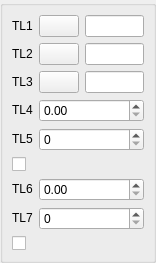
<ui version="4.0" >
 <class>DlgRef_3Sel4Spin2Check_QTD</class>
 <widget class="QWidget" name="DlgRef_3Sel4Spin2Check_QTD" >
  <property name="geometry" >
   <rect>
    <x>0</x>
    <y>0</y>
    <width>156</width>
    <height>241</height>
   </rect>
  </property>
  <property name="windowTitle" >
   <string/>
  </property>
  <layout class="QGridLayout" >
   <property name="leftMargin" >
    <number>0</number>
   </property>
   <property name="topMargin" >
    <number>0</number>
   </property>
   <property name="rightMargin" >
    <number>0</number>
   </property>
   <property name="bottomMargin" >
    <number>0</number>
   </property>
   <property name="horizontalSpacing" >
    <number>0</number>
   </property>
   <property name="verticalSpacing" >
    <number>0</number>
   </property>
   <item row="0" column="0" >
    <widget class="QGroupBox" name="GroupBox1" >
     <property name="title" >
      <string/>
     </property>
     <layout class="QGridLayout" >
      <property name="leftMargin" >
       <number>9</number>
      </property>
      <property name="topMargin" >
       <number>9</number>
      </property>
      <property name="rightMargin" >
       <number>9</number>
      </property>
      <property name="bottomMargin" >
       <number>9</number>
      </property>
      <property name="horizontalSpacing" >
       <number>6</number>
      </property>
      <property name="verticalSpacing" >
       <number>6</number>
      </property>
      <item row="7" column="1" colspan="2" >
       <widget class="SalomeApp_IntSpinBox" name="SpinBox_DY2" />
      </item>
      <item row="6" column="1" colspan="2" >
       <widget class="SalomeApp_DoubleSpinBox" name="SpinBox_DX2" />
      </item>
      <item row="4" column="1" colspan="2" >
       <widget class="SalomeApp_IntSpinBox" name="SpinBox_DY1" />
      </item>
      <item row="3" column="1" colspan="2" >
       <widget class="SalomeApp_DoubleSpinBox" name="SpinBox_DX1" />
      </item>
      <item row="5" column="0" colspan="3" >
       <widget class="QCheckBox" name="CheckButton1" >
        <property name="text" >
         <string/>
        </property>
       </widget>
      </item>
      <item row="6" column="0" >
       <widget class="QLabel" name="TextLabel6" >
        <property name="sizePolicy" >
         <sizepolicy vsizetype="Fixed" hsizetype="Fixed" >
          <horstretch>0</horstretch>
          <verstretch>0</verstretch>
         </sizepolicy>
        </property>
        <property name="text" >
         <string>TL6</string>
        </property>
        <property name="wordWrap" >
         <bool>false</bool>
        </property>
       </widget>
      </item>
      <item row="7" column="0" >
       <widget class="QLabel" name="TextLabel7" >
        <property name="sizePolicy" >
         <sizepolicy vsizetype="Fixed" hsizetype="Fixed" >
          <horstretch>0</horstretch>
          <verstretch>0</verstretch>
         </sizepolicy>
        </property>
        <property name="text" >
         <string>TL7</string>
        </property>
        <property name="wordWrap" >
         <bool>false</bool>
        </property>
       </widget>
      </item>
      <item row="3" column="0" >
       <widget class="QLabel" name="TextLabel4" >
        <property name="sizePolicy" >
         <sizepolicy vsizetype="Fixed" hsizetype="Fixed" >
          <horstretch>0</horstretch>
          <verstretch>0</verstretch>
         </sizepolicy>
        </property>
        <property name="text" >
         <string>TL4</string>
        </property>
        <property name="wordWrap" >
         <bool>false</bool>
        </property>
       </widget>
      </item>
      <item row="4" column="0" >
       <widget class="QLabel" name="TextLabel5" >
        <property name="sizePolicy" >
         <sizepolicy vsizetype="Fixed" hsizetype="Fixed" >
          <horstretch>0</horstretch>
          <verstretch>0</verstretch>
         </sizepolicy>
        </property>
        <property name="text" >
         <string>TL5</string>
        </property>
        <property name="wordWrap" >
         <bool>false</bool>
        </property>
       </widget>
      </item>
      <item row="1" column="0" >
       <widget class="QLabel" name="TextLabel2" >
        <property name="sizePolicy" >
         <sizepolicy vsizetype="Fixed" hsizetype="Fixed" >
          <horstretch>0</horstretch>
          <verstretch>0</verstretch>
         </sizepolicy>
        </property>
        <property name="text" >
         <string>TL2</string>
        </property>
        <property name="wordWrap" >
         <bool>false</bool>
        </property>
       </widget>
      </item>
      <item row="0" column="0" >
       <widget class="QLabel" name="TextLabel1" >
        <property name="sizePolicy" >
         <sizepolicy vsizetype="Fixed" hsizetype="Fixed" >
          <horstretch>0</horstretch>
          <verstretch>0</verstretch>
         </sizepolicy>
        </property>
        <property name="text" >
         <string>TL1</string>
        </property>
        <property name="wordWrap" >
         <bool>false</bool>
        </property>
       </widget>
      </item>
      <item row="2" column="1" >
       <widget class="QPushButton" name="PushButton3" >
        <property name="sizePolicy" >
         <sizepolicy vsizetype="Fixed" hsizetype="Fixed" >
          <horstretch>0</horstretch>
          <verstretch>0</verstretch>
         </sizepolicy>
        </property>
        <property name="text" >
         <string/>
        </property>
       </widget>
      </item>
      <item row="0" column="1" >
       <widget class="QPushButton" name="PushButton1" >
        <property name="sizePolicy" >
         <sizepolicy vsizetype="Fixed" hsizetype="Fixed" >
          <horstretch>0</horstretch>
          <verstretch>0</verstretch>
         </sizepolicy>
        </property>
        <property name="text" >
         <string/>
        </property>
       </widget>
      </item>
      <item row="2" column="2" >
       <widget class="QLineEdit" name="LineEdit3" />
      </item>
      <item row="1" column="1" >
       <widget class="QPushButton" name="PushButton2" >
        <property name="sizePolicy" >
         <sizepolicy vsizetype="Fixed" hsizetype="Fixed" >
          <horstretch>0</horstretch>
          <verstretch>0</verstretch>
         </sizepolicy>
        </property>
        <property name="text" >
         <string/>
        </property>
       </widget>
      </item>
      <item row="2" column="0" >
       <widget class="QLabel" name="TextLabel3" >
        <property name="sizePolicy" >
         <sizepolicy vsizetype="Fixed" hsizetype="Fixed" >
          <horstretch>0</horstretch>
          <verstretch>0</verstretch>
         </sizepolicy>
        </property>
        <property name="text" >
         <string>TL3</string>
        </property>
        <property name="wordWrap" >
         <bool>false</bool>
        </property>
       </widget>
      </item>
      <item row="0" column="2" >
       <widget class="QLineEdit" name="LineEdit1" />
      </item>
      <item row="1" column="2" >
       <widget class="QLineEdit" name="LineEdit2" />
      </item>
      <item row="8" column="0" colspan="3" >
       <widget class="QCheckBox" name="CheckButton2" >
        <property name="text" >
         <string/>
        </property>
       </widget>
      </item>
     </layout>
    </widget>
   </item>
  </layout>
 </widget>
 <layoutdefault spacing="6" margin="11" />
 <pixmapfunction>qPixmapFromMimeSource</pixmapfunction>
 <customwidgets>
  <customwidget>
   <class>SalomeApp_DoubleSpinBox</class>
   <extends>QDoubleSpinBox</extends>
   <header location="global" >gui/SalomeApp_DoubleSpinBox.h</header>
  </customwidget>
  <customwidget>
   <class>SalomeApp_IntSpinBox</class>
   <extends>QSpinBox</extends>
   <header location="global" >gui/SalomeApp_IntSpinBox.h</header>
  </customwidget>
 </customwidgets>
 <tabstops>
  <tabstop>PushButton1</tabstop>
  <tabstop>LineEdit1</tabstop>
  <tabstop>PushButton2</tabstop>
  <tabstop>LineEdit2</tabstop>
  <tabstop>PushButton3</tabstop>
  <tabstop>LineEdit3</tabstop>
  <tabstop>SpinBox_DX1</tabstop>
  <tabstop>SpinBox_DY1</tabstop>
  <tabstop>CheckButton1</tabstop>
  <tabstop>SpinBox_DX2</tabstop>
  <tabstop>SpinBox_DY2</tabstop>
  <tabstop>CheckButton2</tabstop>
 </tabstops>
 <resources/>
 <connections/>
</ui>
